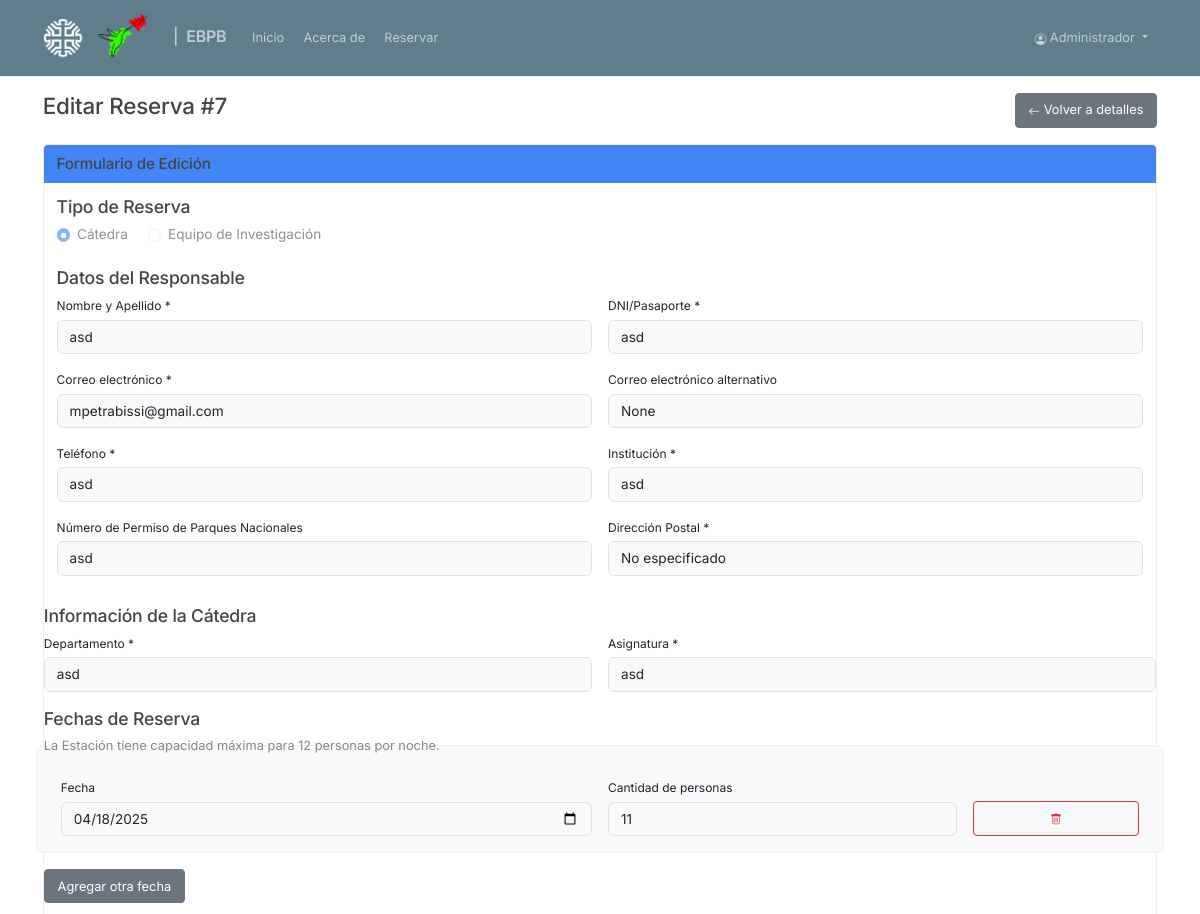
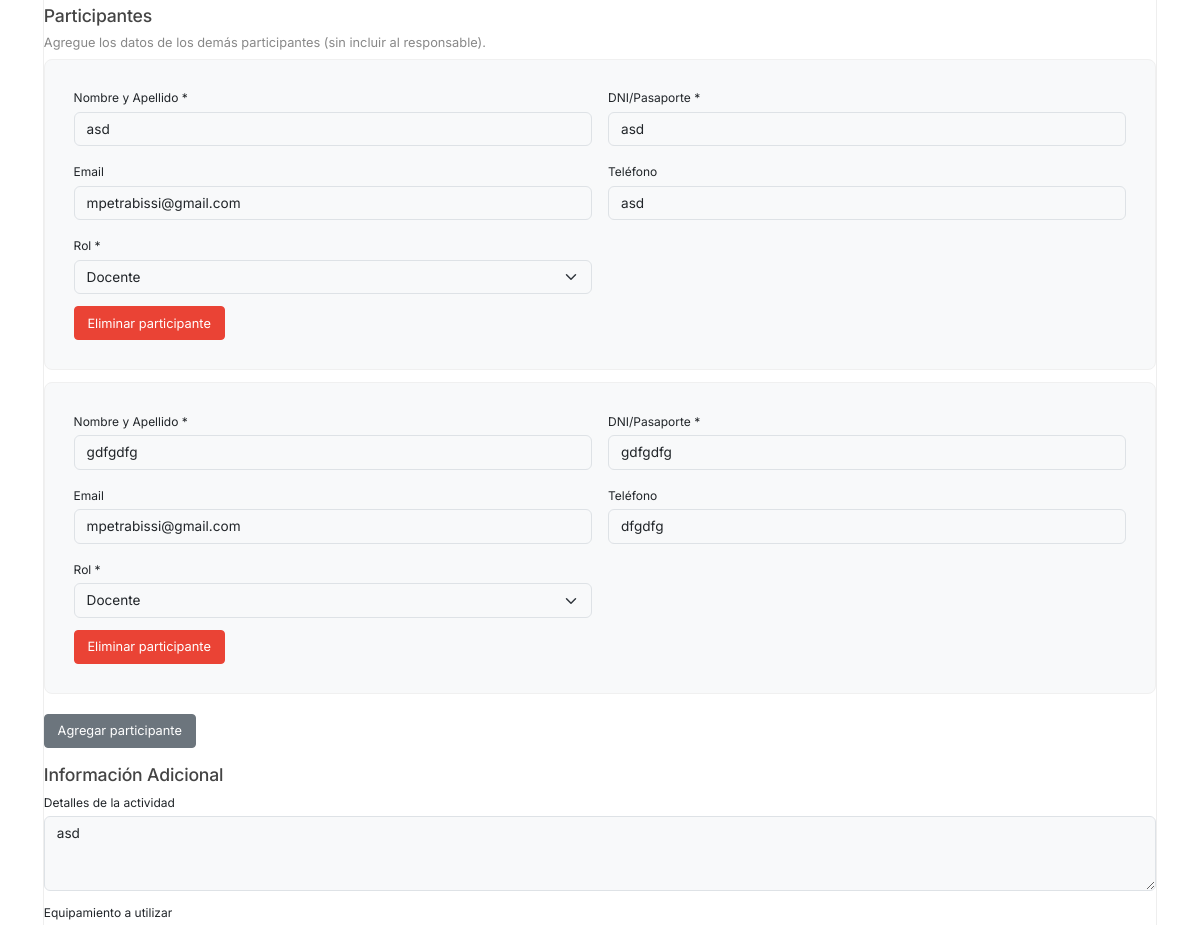
The page /admin/reservation/7/edit (signed in, upper part) on the database as committed earlier (2 pictures, top to bottom).
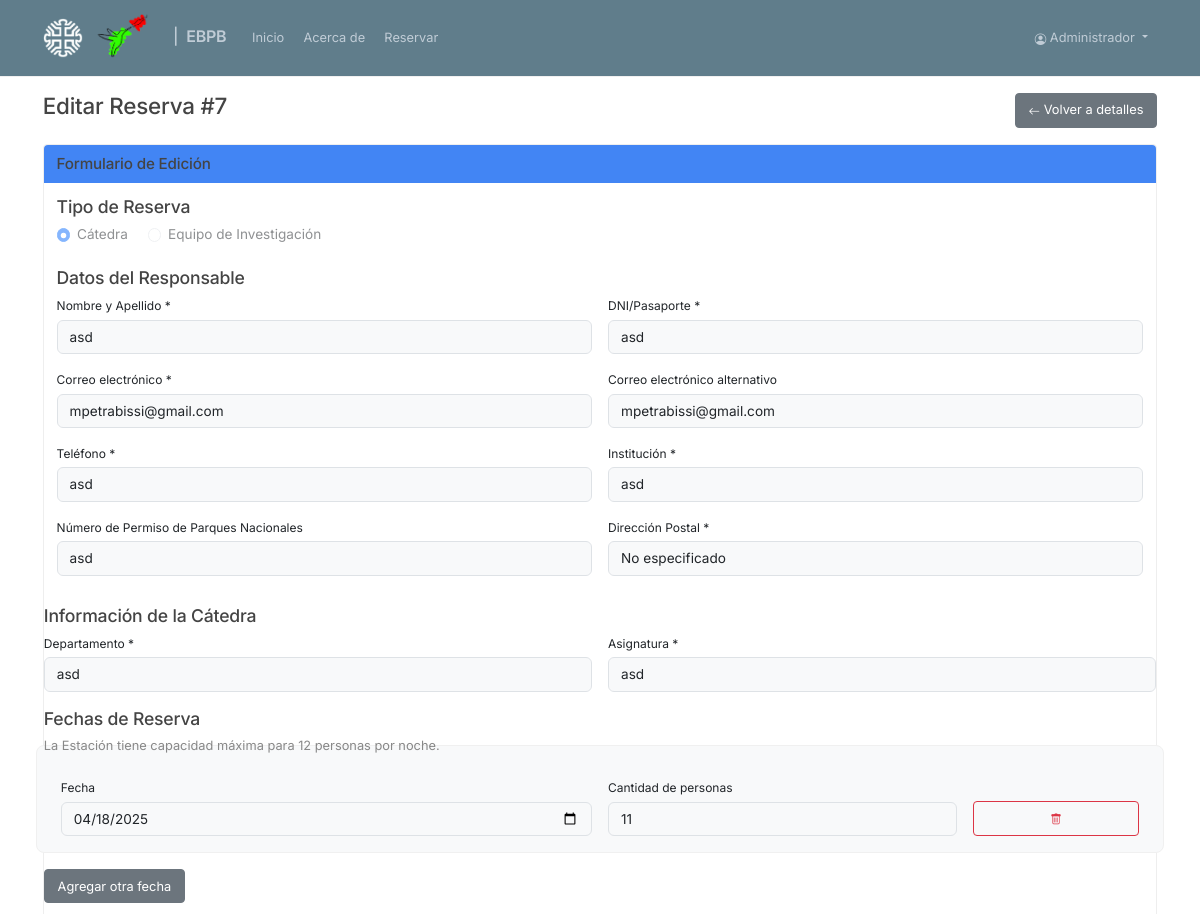
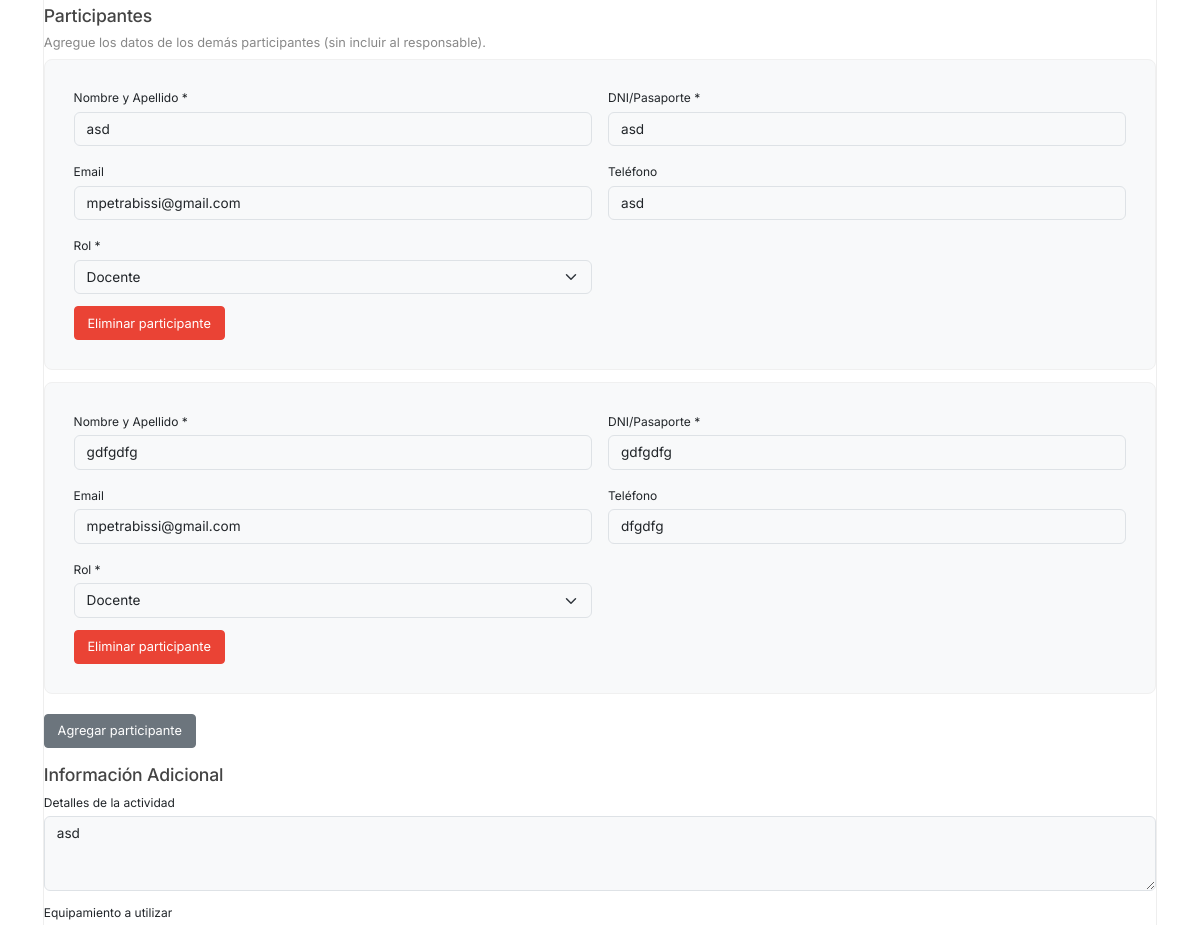
The same page on the database as committed later (2 pictures, top to bottom).
### app/models/reservation.py (models this page shows, shortened)
class Reservation(db.Model):
    __tablename__ = 'reservations'
    id = db.Column(db.Integer, primary_key=True)
    person_in_charge = db.Column(db.String(100), nullable=False)
    dni = db.Column(db.String(20), nullable=False)
    phone = db.Column(db.String(20), nullable=False)
    email = db.Column(db.String(120), nullable=False)
    alternative_email = db.Column(db.String(120), nullable=True)
    postal_address = db.Column(db.String(200), nullable=False)
    institution = db.Column(db.String(200), nullable=False)
    reservation_type = db.Column(db.String(50), nullable=False)
    parks_permit_number = db.Column(db.String(50), nullable=True)
    department = db.Column(db.String(200), nullable=True)  # Para cátedras
    subject = db.Column(db.String(200), nullable=True)     # Para cátedras
    project_name = db.Column(db.String(500), nullable=True)  # Para equipos de investigación
    project_code = db.Column(db.String(100), nullable=True)  # Para equipos de investigación
    project_director = db.Column(db.String(100), nullable=True)  # Para equipos de investigación
    activity_details = db.Column(db.Text, nullable=True)
    observations = db.Column(db.Text, nullable=True)
    equipment = db.Column(db.Text, nullable=True)
    status = db.Column(db.String(20), default='pendiente')  # pendiente, aprobada, rechazada, cancelada
    created_at = db.Column(db.DateTime, default=datetime.utcnow)
    updated_at = db.Column(db.DateTime, default=datetime.utcnow, onupdate=datetime.utcnow)
    pdf_path = db.Column(db.String(255), nullable=True)
    drive_folder_id = db.Column(db.String(255), nullable=True)
    date_ranges = db.relationship('ReservationDate', back_populates='reservation', cascade='all, delete-orphan')
    participants = db.relationship('Participant', back_populates='reservation', cascade='all, delete-orphan')

### app/models/reservation_date.py (models this page shows, shortened)
class ReservationDate(db.Model):
    __tablename__ = 'reservation_dates'
    id = db.Column(db.Integer, primary_key=True)
    reservation_id = db.Column(db.Integer, db.ForeignKey('reservations.id'), nullable=False)
    date = db.Column(db.Date, nullable=False)
    num_people = db.Column(db.Integer, nullable=False, default=1)
    reservation = db.relationship('Reservation', back_populates='date_ranges')

### app/models/participant.py (models this page shows, shortened)
class Participant(db.Model):
    __tablename__ = 'participants'
    id = db.Column(db.Integer, primary_key=True)
    reservation_id = db.Column(db.Integer, db.ForeignKey('reservations.id'), nullable=False)
    name = db.Column(db.String(100), nullable=False)
    dni = db.Column(db.String(20), nullable=False)
    email = db.Column(db.String(120), nullable=True)
    phone = db.Column(db.String(20), nullable=True)
    institution = db.Column(db.String(200), nullable=True)
    role = db.Column(db.String(50), nullable=True)  # docente o estudiante
    reservation = db.relationship('Reservation', back_populates='participants')

### app/controllers/admin.py (the view, shortened to what this page needs)
@admin_bp.route('/reservation/<int:reservation_id>/edit', methods=['GET', 'POST'])
@login_required
def edit_reservation(reservation_id):
    if not current_user.is_admin:
        flash('Acceso denegado. Necesitas permisos de administrador.', 'danger')
        return redirect(url_for('main.index'))
    reservation = Reservation.query.get_or_404(reservation_id)
    return render_template('admin/edit_reservation.html', reservation=reservation)

### app/templates/admin/edit_reservation.html (shortened to what the changed rows need)
{% extends 'base.html' %}
{% block extra_css %}
<link rel="stylesheet" href="https://cdn.jsdelivr.net/npm/bootstrap-icons@1.5.0/font/bootstrap-icons.css">
<link rel="stylesheet" href="https://cdn.jsdelivr.net/npm/flatpickr/dist/flatpickr.min.css">
{% endblock %}
{% block content %}
<div class="d-flex justify-content-between align-items-center mb-4">
    <h2>Editar Reserva #{{ reservation.id }}</h2>
    <a href="{{ url_for('admin.view_reservation', reservation_id=reservation.id) }}" class="btn btn-secondary">
        <i class="bi bi-arrow-left"></i> Volver a detalles
    </a>
</div>
<div class="card">
    <div class="card-body">
        <form id="editReservationForm" method="POST" action="{{ url_for('admin.edit_reservation', reservation_id=reservation.id) }}">
            <div class="mb-4">
                <div class="form-check form-check-inline">
                    <input class="form-check-input" type="radio" name="reservation_type" id="typeCatedra" value="catedra" {% if reservation.reservation_type == 'catedra' %}checked{% endif %} disabled>
                    <label class="form-check-label" for="typeCatedra">Cátedra</label>
                </div>
                <div class="form-check form-check-inline">
                    <input class="form-check-input" type="radio" name="reservation_type" id="typeEquipo" value="equipo" {% if reservation.reservation_type == 'equipo' %}checked{% endif %} disabled>
                    <label class="form-check-label" for="typeEquipo">Equipo de Investigación</label>
                </div>
            </div>
            <div class="mb-4">
                <div class="row g-3">
                    <div class="col-md-6">
                        <label for="person_in_charge" class="form-label">Nombre y Apellido *</label>
                        <input type="text" class="form-control" id="person_in_charge" name="person_in_charge" value="{{ reservation.person_in_charge }}" required>
                    </div>
                    <div class="col-md-6">
                        <label for="dni" class="form-label">DNI/Pasaporte *</label>
                        <input type="text" class="form-control" id="dni" name="dni" value="{{ reservation.dni }}" required>
                    </div>                    <div class="col-md-6">
                        <label for="email" class="form-label">Correo electrónico *</label>
                        <input type="email" class="form-control" id="email" name="email" value="{{ reservation.email }}" required>
                    </div>
                    <div class="col-md-6">
                        <label for="alternative_email" class="form-label">Correo electrónico alternativo</label>
                        <input type="email" class="form-control" id="alternative_email" name="alternative_email" value="{{ reservation.alternative_email }}">
                    </div>
                    <div class="col-md-6">
                        <label for="phone" class="form-label">Teléfono *</label>
                        <input type="text" class="form-control" id="phone" name="phone" value="{{ reservation.phone }}" required>
                    </div>
                    <div class="col-md-6">
                        <label for="institution" class="form-label">Institución *</label>
                        <input type="text" class="form-control" id="institution" name="institution" value="{{ reservation.institution }}" required>
                    </div>
                    <div class="col-md-6">
                        <label for="parks_permit_number" class="form-label">Número de Permiso de Parques Nacionales</label>
                        <input type="text" class="form-control" id="parks_permit_number" name="parks_permit_number" value="{{ reservation.parks_permit_number }}">
                    </div>                    <div class="col-md-6">
                        <label for="postal_address" class="form-label">Dirección Postal *</label>
                        <input type="text" class="form-control" id="postal_address" name="postal_address" value="{{ reservation.postal_address }}" required>
                    </div>
                    </div>
                </div>
            </div>
            {% if reservation.reservation_type == 'catedra' %}
            <div class="mb-4" id="catedraFields">
                <h4>Información de la Cátedra</h4>
                <div class="row g-3">
                    <div class="col-md-6">
                        <label for="department" class="form-label">Departamento *</label>
                        <input type="text" class="form-control" id="department" name="department" value="{{ reservation.department }}" required>
                    </div>
                    <div class="col-md-6">
                        <label for="subject" class="form-label">Asignatura *</label>
                        <input type="text" class="form-control" id="subject" name="subject" value="{{ reservation.subject }}" required>
                    </div>
                </div>
            </div>
            {% endif %}
            <div class="mb-4">
                <div id="dates-container">
                    {% for date_range in reservation.date_ranges %}
                    <div class="date-entry row g-3 mb-2">
                        <div class="col-md-6">
                            <label class="form-label">Fecha</label>
                            <input type="date" class="form-control date-picker" name="date[]" value="{{ date_range.date.strftime('%Y-%m-%d') }}" required>
                        </div>
                        <div class="col-md-4">
                            <label class="form-label">Cantidad de personas</label>
                            <input type="number" class="form-control num-people" name="num_people[]" min="1" max="12" value="{{ date_range.num_people }}" required>
                        </div>                        <div class="col-md-2 d-flex align-items-end">
                            <button type="button" class="btn btn-outline-danger remove-date w-100">
                                <i class="bi bi-trash"></i>
                            </button>
                        </div>
                    </div>
                    {% endfor %}
                </div>
            </div>
            <div class="mb-4">
                <div id="participants-container">
                    {% for participant in reservation.participants %}
                    <div class="participant-entry card mb-3">
                        <div class="card-body">
                            <div class="row g-3">
                                <div class="col-md-6">
                                    <label class="form-label">Nombre y Apellido *</label>
                                    <input type="text" class="form-control" name="participant_name[]" value="{{ participant.name }}" required>
                                </div>
                                <div class="col-md-6">
                                    <label class="form-label">DNI/Pasaporte *</label>
                                    <input type="text" class="form-control" name="participant_dni[]" value="{{ participant.dni }}" required>
                                </div>
                                <div class="col-md-6">
                                    <label class="form-label">Email</label>
                                    <input type="email" class="form-control" name="participant_email[]" value="{{ participant.email }}">
                                </div>
                                <div class="col-md-6">
                                    <label class="form-label">Teléfono</label>
                                    <input type="text" class="form-control" name="participant_phone[]" value="{{ participant.phone }}">
                                </div>
                                <div class="col-md-6">
                                    <label class="form-label">Rol *</label>
                                    <select class="form-select" name="participant_role[]" required>
                                        <option value="docente" {% if participant.role == 'docente' %}selected{% endif %}>Docente</option>
                                    </select>
                                </div>
                            </div>
                            <button type="button" class="btn btn-sm btn-danger mt-3 remove-participant">Eliminar participante</button>
                        </div>
                    </div>
                    {% endfor %}
                </div>
            </div>
            <div class="mb-4">
                <div class="mb-3">
                    <label for="activity_details" class="form-label">Detalles de la actividad</label>
                    <textarea class="form-control" id="activity_details" name="activity_details" rows="3">{{ reservation.activity_details }}</textarea>
                </div>
            </div>
    </div>
</div>
{% endblock %}

Rows that differ between the two databases and show on the page:
changed Reservation "☑ Cátedra": alternative_email "None" → "mpetrabissi@gmail.com"
